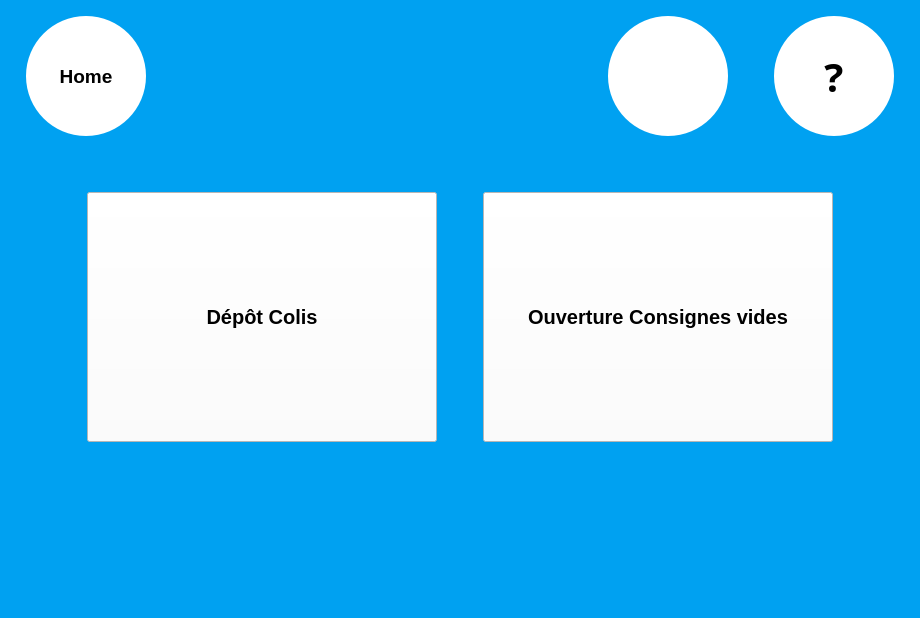
<?xml version="1.0" encoding="UTF-8"?>
<ui version="4.0">
 <class>MenuDelivery</class>
 <widget class="QWidget" name="MenuDelivery">
  <property name="geometry">
   <rect>
    <x>0</x>
    <y>0</y>
    <width>920</width>
    <height>618</height>
   </rect>
  </property>
  <property name="windowTitle">
   <string>Form</string>
  </property>
  <property name="styleSheet">
   <string notr="true">background-color: rgb(0, 161, 241);</string>
  </property>
  <layout class="QGridLayout" name="gridLayout">
   <item row="1" column="0">
    <layout class="QHBoxLayout" name="horizontalLayout_3">
     <property name="margin">
      <number>5</number>
     </property>
     <item>
      <spacer name="horizontalSpacer_7">
       <property name="orientation">
        <enum>Qt::Horizontal</enum>
       </property>
       <property name="sizeType">
        <enum>QSizePolicy::Fixed</enum>
       </property>
       <property name="sizeHint" stdset="0">
        <size>
         <width>10</width>
         <height>20</height>
        </size>
       </property>
      </spacer>
     </item>
     <item>
      <widget class="QToolButton" name="B_Quitter">
       <property name="minimumSize">
        <size>
         <width>120</width>
         <height>120</height>
        </size>
       </property>
       <property name="maximumSize">
        <size>
         <width>120</width>
         <height>120</height>
        </size>
       </property>
       <property name="palette">
        <palette>
         <active>
          <colorrole role="Button">
           <brush brushstyle="SolidPattern">
            <color alpha="255">
             <red>255</red>
             <green>255</green>
             <blue>255</blue>
            </color>
           </brush>
          </colorrole>
          <colorrole role="Base">
           <brush brushstyle="SolidPattern">
            <color alpha="255">
             <red>255</red>
             <green>255</green>
             <blue>255</blue>
            </color>
           </brush>
          </colorrole>
          <colorrole role="Window">
           <brush brushstyle="SolidPattern">
            <color alpha="255">
             <red>255</red>
             <green>255</green>
             <blue>255</blue>
            </color>
           </brush>
          </colorrole>
         </active>
         <inactive>
          <colorrole role="Button">
           <brush brushstyle="SolidPattern">
            <color alpha="255">
             <red>255</red>
             <green>255</green>
             <blue>255</blue>
            </color>
           </brush>
          </colorrole>
          <colorrole role="Base">
           <brush brushstyle="SolidPattern">
            <color alpha="255">
             <red>255</red>
             <green>255</green>
             <blue>255</blue>
            </color>
           </brush>
          </colorrole>
          <colorrole role="Window">
           <brush brushstyle="SolidPattern">
            <color alpha="255">
             <red>255</red>
             <green>255</green>
             <blue>255</blue>
            </color>
           </brush>
          </colorrole>
         </inactive>
         <disabled>
          <colorrole role="Button">
           <brush brushstyle="SolidPattern">
            <color alpha="255">
             <red>255</red>
             <green>255</green>
             <blue>255</blue>
            </color>
           </brush>
          </colorrole>
          <colorrole role="Base">
           <brush brushstyle="SolidPattern">
            <color alpha="255">
             <red>255</red>
             <green>255</green>
             <blue>255</blue>
            </color>
           </brush>
          </colorrole>
          <colorrole role="Window">
           <brush brushstyle="SolidPattern">
            <color alpha="255">
             <red>255</red>
             <green>255</green>
             <blue>255</blue>
            </color>
           </brush>
          </colorrole>
         </disabled>
        </palette>
       </property>
       <property name="font">
        <font>
         <pointsize>14</pointsize>
         <weight>75</weight>
         <bold>true</bold>
        </font>
       </property>
       <property name="styleSheet">
        <string notr="true">QToolButton{
background-color: rgb(255, 255, 255);
border-width:1px;
border-radius:60px;
max-width:120px;
max-height:120px;
min-width:120px;
min-height:120px;
}

QToolButton:pressed{
    background-color: rgb(222, 222, 222);
	border-width:1px;
    border-radius:60px;
    max-width:120px;
    max-height:120px;
    min-width:120px;
    min-height:120px;
}
</string>
       </property>
       <property name="text">
        <string>Home</string>
       </property>
       <property name="icon">
        <iconset resource="Src.qrc">
         <normaloff>:/ImgList/Home</normaloff>:/ImgList/Home</iconset>
       </property>
       <property name="iconSize">
        <size>
         <width>70</width>
         <height>70</height>
        </size>
       </property>
       <property name="toolButtonStyle">
        <enum>Qt::ToolButtonTextUnderIcon</enum>
       </property>
      </widget>
     </item>
     <item>
      <spacer name="horizontalSpacer_5">
       <property name="orientation">
        <enum>Qt::Horizontal</enum>
       </property>
       <property name="sizeHint" stdset="0">
        <size>
         <width>40</width>
         <height>20</height>
        </size>
       </property>
      </spacer>
     </item>
     <item>
      <widget class="QToolButton" name="B_Assistance">
       <property name="font">
        <font>
         <family>Droid Sans Georgian</family>
         <pointsize>30</pointsize>
         <weight>75</weight>
         <bold>true</bold>
        </font>
       </property>
       <property name="styleSheet">
        <string notr="true">QToolButton{
background-color: rgb(255, 255, 255);
border-width:1px;
border-radius:60px;
max-width:120px;
max-height:120px;
min-width:120px;
min-height:120px;
}

QToolButton:pressed{
    background-color: rgb(222, 222, 222);
	border-width:1px;
    border-radius:60px;
    max-width:120px;
    max-height:120px;
    min-width:120px;
    min-height:120px;
}
</string>
       </property>
       <property name="text">
        <string/>
       </property>
       <property name="icon">
        <iconset resource="Src.qrc">
         <normaloff>:/ImgList/BAssistance</normaloff>:/ImgList/BAssistance</iconset>
       </property>
       <property name="iconSize">
        <size>
         <width>70</width>
         <height>70</height>
        </size>
       </property>
       <property name="popupMode">
        <enum>QToolButton::DelayedPopup</enum>
       </property>
       <property name="toolButtonStyle">
        <enum>Qt::ToolButtonIconOnly</enum>
       </property>
       <property name="autoRaise">
        <bool>false</bool>
       </property>
      </widget>
     </item>
     <item>
      <spacer name="horizontalSpacer">
       <property name="orientation">
        <enum>Qt::Horizontal</enum>
       </property>
       <property name="sizeType">
        <enum>QSizePolicy::Fixed</enum>
       </property>
       <property name="sizeHint" stdset="0">
        <size>
         <width>40</width>
         <height>20</height>
        </size>
       </property>
      </spacer>
     </item>
     <item>
      <widget class="QToolButton" name="B_Help">
       <property name="palette">
        <palette>
         <active>
          <colorrole role="Button">
           <brush brushstyle="SolidPattern">
            <color alpha="255">
             <red>255</red>
             <green>255</green>
             <blue>255</blue>
            </color>
           </brush>
          </colorrole>
          <colorrole role="Base">
           <brush brushstyle="SolidPattern">
            <color alpha="255">
             <red>255</red>
             <green>255</green>
             <blue>255</blue>
            </color>
           </brush>
          </colorrole>
          <colorrole role="Window">
           <brush brushstyle="SolidPattern">
            <color alpha="255">
             <red>255</red>
             <green>255</green>
             <blue>255</blue>
            </color>
           </brush>
          </colorrole>
         </active>
         <inactive>
          <colorrole role="Button">
           <brush brushstyle="SolidPattern">
            <color alpha="255">
             <red>255</red>
             <green>255</green>
             <blue>255</blue>
            </color>
           </brush>
          </colorrole>
          <colorrole role="Base">
           <brush brushstyle="SolidPattern">
            <color alpha="255">
             <red>255</red>
             <green>255</green>
             <blue>255</blue>
            </color>
           </brush>
          </colorrole>
          <colorrole role="Window">
           <brush brushstyle="SolidPattern">
            <color alpha="255">
             <red>255</red>
             <green>255</green>
             <blue>255</blue>
            </color>
           </brush>
          </colorrole>
         </inactive>
         <disabled>
          <colorrole role="Button">
           <brush brushstyle="SolidPattern">
            <color alpha="255">
             <red>255</red>
             <green>255</green>
             <blue>255</blue>
            </color>
           </brush>
          </colorrole>
          <colorrole role="Base">
           <brush brushstyle="SolidPattern">
            <color alpha="255">
             <red>255</red>
             <green>255</green>
             <blue>255</blue>
            </color>
           </brush>
          </colorrole>
          <colorrole role="Window">
           <brush brushstyle="SolidPattern">
            <color alpha="255">
             <red>255</red>
             <green>255</green>
             <blue>255</blue>
            </color>
           </brush>
          </colorrole>
         </disabled>
        </palette>
       </property>
       <property name="font">
        <font>
         <family>Droid Sans Georgian</family>
         <pointsize>30</pointsize>
         <weight>75</weight>
         <bold>true</bold>
        </font>
       </property>
       <property name="styleSheet">
        <string notr="true">QToolButton{
background-color: rgb(255, 255, 255);
border-width:1px;
border-radius:60px;
max-width:120px;
max-height:120px;
min-width:120px;
min-height:120px;
}

QToolButton:pressed{
    background-color: rgb(222,222,222);
	border-width:1px;
    border-radius:60px;
    max-width:120px;
    max-height:120px;
    min-width:120px;
    min-height:120px;
}
</string>
       </property>
       <property name="text">
        <string>?</string>
       </property>
       <property name="popupMode">
        <enum>QToolButton::DelayedPopup</enum>
       </property>
       <property name="toolButtonStyle">
        <enum>Qt::ToolButtonIconOnly</enum>
       </property>
       <property name="autoRaise">
        <bool>false</bool>
       </property>
      </widget>
     </item>
     <item>
      <spacer name="horizontalSpacer_6">
       <property name="orientation">
        <enum>Qt::Horizontal</enum>
       </property>
       <property name="sizeType">
        <enum>QSizePolicy::Fixed</enum>
       </property>
       <property name="sizeHint" stdset="0">
        <size>
         <width>10</width>
         <height>20</height>
        </size>
       </property>
      </spacer>
     </item>
    </layout>
   </item>
   <item row="3" column="0">
    <layout class="QHBoxLayout" name="horizontalLayout">
     <property name="margin">
      <number>5</number>
     </property>
     <item>
      <spacer name="horizontalSpacer_3">
       <property name="orientation">
        <enum>Qt::Horizontal</enum>
       </property>
       <property name="sizeHint" stdset="0">
        <size>
         <width>40</width>
         <height>20</height>
        </size>
       </property>
      </spacer>
     </item>
     <item>
      <widget class="QToolButton" name="B_Depot_coli">
       <property name="sizePolicy">
        <sizepolicy hsizetype="Preferred" vsizetype="Preferred">
         <horstretch>0</horstretch>
         <verstretch>0</verstretch>
        </sizepolicy>
       </property>
       <property name="minimumSize">
        <size>
         <width>350</width>
         <height>250</height>
        </size>
       </property>
       <property name="maximumSize">
        <size>
         <width>350</width>
         <height>250</height>
        </size>
       </property>
       <property name="font">
        <font>
         <pointsize>15</pointsize>
         <weight>75</weight>
         <bold>true</bold>
        </font>
       </property>
       <property name="styleSheet">
        <string notr="true">QToolButton{
 background-color: rgb(255, 255, 255);
}

QToolButton:pressed{ 
	background-color: rgb(222, 222, 222);
}</string>
       </property>
       <property name="text">
        <string>Dépôt Colis</string>
       </property>
       <property name="icon">
        <iconset resource="Src.qrc">
         <normaloff>:/ImgList/DeliveryPackage</normaloff>:/ImgList/DeliveryPackage</iconset>
       </property>
       <property name="iconSize">
        <size>
         <width>150</width>
         <height>150</height>
        </size>
       </property>
       <property name="checkable">
        <bool>false</bool>
       </property>
       <property name="autoRepeat">
        <bool>false</bool>
       </property>
       <property name="autoExclusive">
        <bool>false</bool>
       </property>
       <property name="autoRepeatDelay">
        <number>300</number>
       </property>
       <property name="autoRepeatInterval">
        <number>100</number>
       </property>
       <property name="toolButtonStyle">
        <enum>Qt::ToolButtonTextUnderIcon</enum>
       </property>
       <property name="autoRaise">
        <bool>false</bool>
       </property>
       <property name="arrowType">
        <enum>Qt::NoArrow</enum>
       </property>
      </widget>
     </item>
     <item>
      <spacer name="horizontalSpacer_2">
       <property name="orientation">
        <enum>Qt::Horizontal</enum>
       </property>
       <property name="sizeType">
        <enum>QSizePolicy::Fixed</enum>
       </property>
       <property name="sizeHint" stdset="0">
        <size>
         <width>40</width>
         <height>20</height>
        </size>
       </property>
      </spacer>
     </item>
     <item>
      <widget class="QToolButton" name="B_Consigne_Vide">
       <property name="minimumSize">
        <size>
         <width>350</width>
         <height>250</height>
        </size>
       </property>
       <property name="maximumSize">
        <size>
         <width>350</width>
         <height>250</height>
        </size>
       </property>
       <property name="palette">
        <palette>
         <active>
          <colorrole role="Button">
           <brush brushstyle="SolidPattern">
            <color alpha="255">
             <red>255</red>
             <green>255</green>
             <blue>255</blue>
            </color>
           </brush>
          </colorrole>
          <colorrole role="Base">
           <brush brushstyle="SolidPattern">
            <color alpha="255">
             <red>255</red>
             <green>255</green>
             <blue>255</blue>
            </color>
           </brush>
          </colorrole>
          <colorrole role="Window">
           <brush brushstyle="SolidPattern">
            <color alpha="255">
             <red>255</red>
             <green>255</green>
             <blue>255</blue>
            </color>
           </brush>
          </colorrole>
         </active>
         <inactive>
          <colorrole role="Button">
           <brush brushstyle="SolidPattern">
            <color alpha="255">
             <red>255</red>
             <green>255</green>
             <blue>255</blue>
            </color>
           </brush>
          </colorrole>
          <colorrole role="Base">
           <brush brushstyle="SolidPattern">
            <color alpha="255">
             <red>255</red>
             <green>255</green>
             <blue>255</blue>
            </color>
           </brush>
          </colorrole>
          <colorrole role="Window">
           <brush brushstyle="SolidPattern">
            <color alpha="255">
             <red>255</red>
             <green>255</green>
             <blue>255</blue>
            </color>
           </brush>
          </colorrole>
         </inactive>
         <disabled>
          <colorrole role="Button">
           <brush brushstyle="SolidPattern">
            <color alpha="255">
             <red>255</red>
             <green>255</green>
             <blue>255</blue>
            </color>
           </brush>
          </colorrole>
          <colorrole role="Base">
           <brush brushstyle="SolidPattern">
            <color alpha="255">
             <red>255</red>
             <green>255</green>
             <blue>255</blue>
            </color>
           </brush>
          </colorrole>
          <colorrole role="Window">
           <brush brushstyle="SolidPattern">
            <color alpha="255">
             <red>255</red>
             <green>255</green>
             <blue>255</blue>
            </color>
           </brush>
          </colorrole>
         </disabled>
        </palette>
       </property>
       <property name="font">
        <font>
         <pointsize>15</pointsize>
         <weight>75</weight>
         <bold>true</bold>
        </font>
       </property>
       <property name="styleSheet">
        <string notr="true">QToolButton{
 background-color: rgb(255, 255, 255);
}

QToolButton:pressed{ 
	background-color: rgb(222, 222, 222);
}</string>
       </property>
       <property name="text">
        <string>Ouverture Consignes vides</string>
       </property>
       <property name="icon">
        <iconset resource="Src.qrc">
         <normaloff>:/ImgList/BoxesEmptyOpen</normaloff>:/ImgList/BoxesEmptyOpen</iconset>
       </property>
       <property name="iconSize">
        <size>
         <width>150</width>
         <height>150</height>
        </size>
       </property>
       <property name="popupMode">
        <enum>QToolButton::DelayedPopup</enum>
       </property>
       <property name="toolButtonStyle">
        <enum>Qt::ToolButtonTextUnderIcon</enum>
       </property>
      </widget>
     </item>
     <item>
      <spacer name="horizontalSpacer_4">
       <property name="orientation">
        <enum>Qt::Horizontal</enum>
       </property>
       <property name="sizeHint" stdset="0">
        <size>
         <width>40</width>
         <height>20</height>
        </size>
       </property>
      </spacer>
     </item>
    </layout>
   </item>
   <item row="2" column="0">
    <spacer name="verticalSpacer">
     <property name="orientation">
      <enum>Qt::Vertical</enum>
     </property>
     <property name="sizeType">
      <enum>QSizePolicy::MinimumExpanding</enum>
     </property>
     <property name="sizeHint" stdset="0">
      <size>
       <width>20</width>
       <height>10</height>
      </size>
     </property>
    </spacer>
   </item>
   <item row="4" column="0">
    <spacer name="verticalSpacer_3">
     <property name="orientation">
      <enum>Qt::Vertical</enum>
     </property>
     <property name="sizeType">
      <enum>QSizePolicy::MinimumExpanding</enum>
     </property>
     <property name="sizeHint" stdset="0">
      <size>
       <width>20</width>
       <height>10</height>
      </size>
     </property>
    </spacer>
   </item>
   <item row="5" column="0">
    <spacer name="verticalSpacer_2">
     <property name="orientation">
      <enum>Qt::Vertical</enum>
     </property>
     <property name="sizeType">
      <enum>QSizePolicy::Fixed</enum>
     </property>
     <property name="sizeHint" stdset="0">
      <size>
       <width>20</width>
       <height>120</height>
      </size>
     </property>
    </spacer>
   </item>
  </layout>
 </widget>
 <resources>
  <include location="Src.qrc"/>
 </resources>
 <connections/>
</ui>
